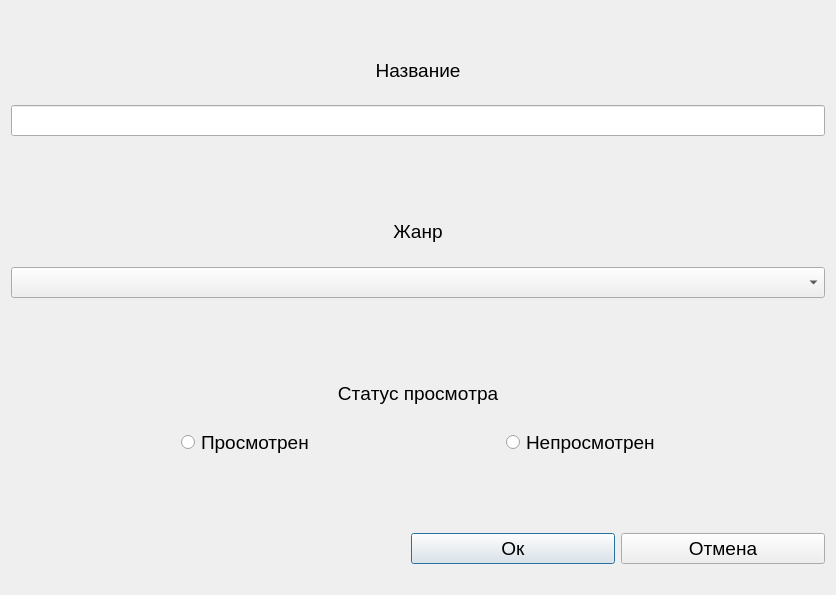
<?xml version="1.0" encoding="UTF-8"?>
<ui version="4.0">
 <class>Dialog_add1</class>
 <widget class="QDialog" name="Dialog_add1">
  <property name="geometry">
   <rect>
    <x>0</x>
    <y>0</y>
    <width>836</width>
    <height>595</height>
   </rect>
  </property>
  <property name="windowTitle">
   <string>Dialog</string>
  </property>
  <layout class="QVBoxLayout" name="verticalLayout">
   <item>
    <spacer name="verticalSpacer">
     <property name="orientation">
      <enum>Qt::Vertical</enum>
     </property>
     <property name="sizeType">
      <enum>QSizePolicy::Fixed</enum>
     </property>
     <property name="sizeHint" stdset="0">
      <size>
       <width>20</width>
       <height>40</height>
      </size>
     </property>
    </spacer>
   </item>
   <item>
    <widget class="QLabel" name="label">
     <property name="font">
      <font>
       <pointsize>14</pointsize>
      </font>
     </property>
     <property name="text">
      <string>Название</string>
     </property>
     <property name="alignment">
      <set>Qt::AlignCenter</set>
     </property>
    </widget>
   </item>
   <item>
    <spacer name="verticalSpacer_5">
     <property name="orientation">
      <enum>Qt::Vertical</enum>
     </property>
     <property name="sizeType">
      <enum>QSizePolicy::Fixed</enum>
     </property>
     <property name="sizeHint" stdset="0">
      <size>
       <width>20</width>
       <height>10</height>
      </size>
     </property>
    </spacer>
   </item>
   <item>
    <widget class="QLineEdit" name="Dia_name">
     <property name="enabled">
      <bool>true</bool>
     </property>
     <property name="font">
      <font>
       <pointsize>14</pointsize>
      </font>
     </property>
     <property name="text">
      <string/>
     </property>
    </widget>
   </item>
   <item>
    <spacer name="verticalSpacer_4">
     <property name="orientation">
      <enum>Qt::Vertical</enum>
     </property>
     <property name="sizeType">
      <enum>QSizePolicy::Fixed</enum>
     </property>
     <property name="sizeHint" stdset="0">
      <size>
       <width>786</width>
       <height>70</height>
      </size>
     </property>
    </spacer>
   </item>
   <item>
    <widget class="QLabel" name="label_2">
     <property name="enabled">
      <bool>true</bool>
     </property>
     <property name="font">
      <font>
       <pointsize>14</pointsize>
       <kerning>false</kerning>
      </font>
     </property>
     <property name="text">
      <string>Жанр</string>
     </property>
     <property name="alignment">
      <set>Qt::AlignCenter</set>
     </property>
    </widget>
   </item>
   <item>
    <spacer name="verticalSpacer_6">
     <property name="orientation">
      <enum>Qt::Vertical</enum>
     </property>
     <property name="sizeType">
      <enum>QSizePolicy::Fixed</enum>
     </property>
     <property name="sizeHint" stdset="0">
      <size>
       <width>20</width>
       <height>10</height>
      </size>
     </property>
    </spacer>
   </item>
   <item>
    <widget class="QComboBox" name="Dia_ganre">
     <property name="enabled">
      <bool>true</bool>
     </property>
     <property name="font">
      <font>
       <pointsize>14</pointsize>
      </font>
     </property>
    </widget>
   </item>
   <item>
    <spacer name="verticalSpacer_3">
     <property name="orientation">
      <enum>Qt::Vertical</enum>
     </property>
     <property name="sizeType">
      <enum>QSizePolicy::Fixed</enum>
     </property>
     <property name="sizeHint" stdset="0">
      <size>
       <width>786</width>
       <height>70</height>
      </size>
     </property>
    </spacer>
   </item>
   <item>
    <widget class="QLabel" name="label_3">
     <property name="enabled">
      <bool>true</bool>
     </property>
     <property name="font">
      <font>
       <pointsize>14</pointsize>
       <kerning>false</kerning>
      </font>
     </property>
     <property name="text">
      <string>Статус просмотра</string>
     </property>
     <property name="alignment">
      <set>Qt::AlignCenter</set>
     </property>
    </widget>
   </item>
   <item>
    <spacer name="verticalSpacer_7">
     <property name="orientation">
      <enum>Qt::Vertical</enum>
     </property>
     <property name="sizeType">
      <enum>QSizePolicy::Fixed</enum>
     </property>
     <property name="sizeHint" stdset="0">
      <size>
       <width>20</width>
       <height>10</height>
      </size>
     </property>
    </spacer>
   </item>
   <item>
    <layout class="QHBoxLayout" name="horizontalLayout_2">
     <item>
      <spacer name="horizontalSpacer_2">
       <property name="orientation">
        <enum>Qt::Horizontal</enum>
       </property>
       <property name="sizeType">
        <enum>QSizePolicy::Fixed</enum>
       </property>
       <property name="sizeHint" stdset="0">
        <size>
         <width>170</width>
         <height>20</height>
        </size>
       </property>
      </spacer>
     </item>
     <item>
      <widget class="QRadioButton" name="Dia_w">
       <property name="font">
        <font>
         <pointsize>14</pointsize>
        </font>
       </property>
       <property name="text">
        <string>Просмотрен</string>
       </property>
      </widget>
     </item>
     <item>
      <widget class="QRadioButton" name="Dia_unw">
       <property name="font">
        <font>
         <pointsize>14</pointsize>
        </font>
       </property>
       <property name="text">
        <string>Непросмотрен</string>
       </property>
      </widget>
     </item>
    </layout>
   </item>
   <item>
    <spacer name="verticalSpacer_2">
     <property name="orientation">
      <enum>Qt::Vertical</enum>
     </property>
     <property name="sizeType">
      <enum>QSizePolicy::Fixed</enum>
     </property>
     <property name="sizeHint" stdset="0">
      <size>
       <width>786</width>
       <height>70</height>
      </size>
     </property>
    </spacer>
   </item>
   <item>
    <layout class="QHBoxLayout" name="horizontalLayout">
     <item>
      <spacer name="horizontalSpacer">
       <property name="orientation">
        <enum>Qt::Horizontal</enum>
       </property>
       <property name="sizeType">
        <enum>QSizePolicy::Fixed</enum>
       </property>
       <property name="sizeHint" stdset="0">
        <size>
         <width>400</width>
         <height>10</height>
        </size>
       </property>
      </spacer>
     </item>
     <item>
      <widget class="QPushButton" name="Dia_ok">
       <property name="font">
        <font>
         <pointsize>14</pointsize>
        </font>
       </property>
       <property name="text">
        <string>Ок</string>
       </property>
      </widget>
     </item>
     <item>
      <widget class="QPushButton" name="Dia_cancel">
       <property name="font">
        <font>
         <pointsize>14</pointsize>
        </font>
       </property>
       <property name="text">
        <string>Отмена</string>
       </property>
      </widget>
     </item>
    </layout>
   </item>
   <item>
    <spacer name="verticalSpacer_8">
     <property name="orientation">
      <enum>Qt::Vertical</enum>
     </property>
     <property name="sizeType">
      <enum>QSizePolicy::Fixed</enum>
     </property>
     <property name="sizeHint" stdset="0">
      <size>
       <width>20</width>
       <height>20</height>
      </size>
     </property>
    </spacer>
   </item>
  </layout>
 </widget>
 <resources/>
 <connections/>
</ui>
